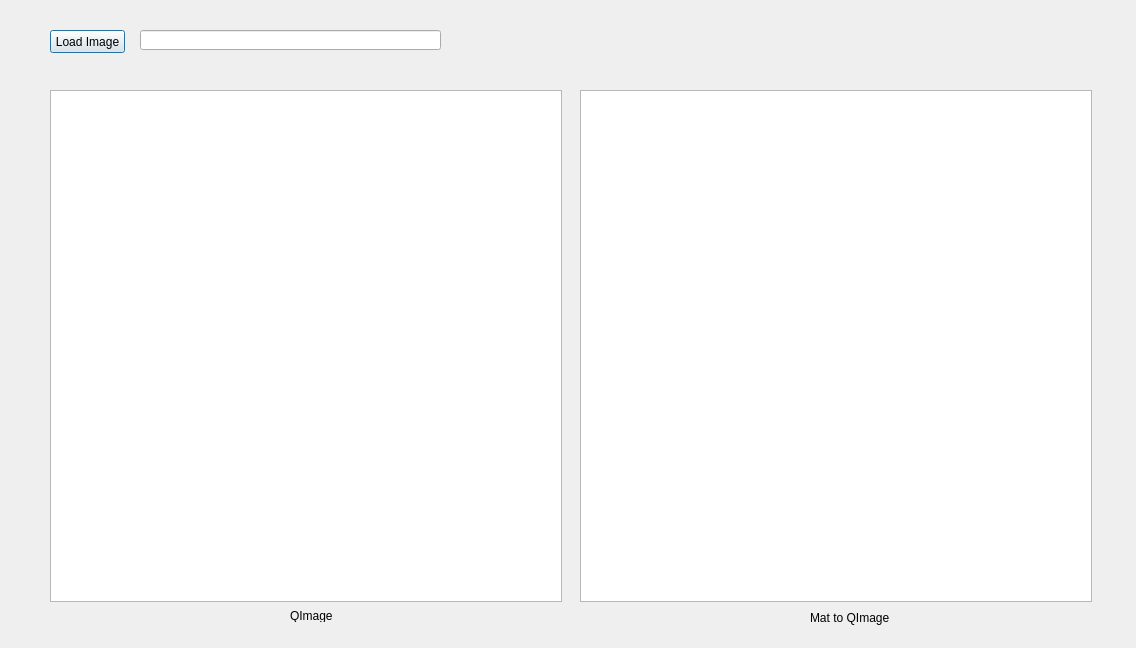
<?xml version="1.0" encoding="UTF-8"?>
<ui version="4.0">
 <class>QImage2MatDialog</class>
 <widget class="QDialog" name="QImage2MatDialog">
  <property name="geometry">
   <rect>
    <x>0</x>
    <y>0</y>
    <width>1136</width>
    <height>648</height>
   </rect>
  </property>
  <property name="windowTitle">
   <string>QImage2MatDialog</string>
  </property>
  <widget class="QPushButton" name="pushButton">
   <property name="geometry">
    <rect>
     <x>50</x>
     <y>30</y>
     <width>75</width>
     <height>23</height>
    </rect>
   </property>
   <property name="text">
    <string>Load Image</string>
   </property>
  </widget>
  <widget class="QLineEdit" name="lineEdit_imagePath">
   <property name="geometry">
    <rect>
     <x>140</x>
     <y>30</y>
     <width>301</width>
     <height>20</height>
    </rect>
   </property>
  </widget>
  <widget class="QGraphicsView" name="graphicsView_qimg">
   <property name="geometry">
    <rect>
     <x>50</x>
     <y>90</y>
     <width>512</width>
     <height>512</height>
    </rect>
   </property>
  </widget>
  <widget class="QGraphicsView" name="graphicsView_mat">
   <property name="geometry">
    <rect>
     <x>580</x>
     <y>90</y>
     <width>512</width>
     <height>512</height>
    </rect>
   </property>
  </widget>
  <widget class="QLabel" name="label">
   <property name="geometry">
    <rect>
     <x>290</x>
     <y>610</y>
     <width>54</width>
     <height>12</height>
    </rect>
   </property>
   <property name="text">
    <string>QImage</string>
   </property>
  </widget>
  <widget class="QLabel" name="label_2">
   <property name="geometry">
    <rect>
     <x>810</x>
     <y>610</y>
     <width>91</width>
     <height>16</height>
    </rect>
   </property>
   <property name="text">
    <string>Mat to QImage</string>
   </property>
  </widget>
 </widget>
 <layoutdefault spacing="6" margin="11"/>
 <resources/>
 <connections/>
</ui>
